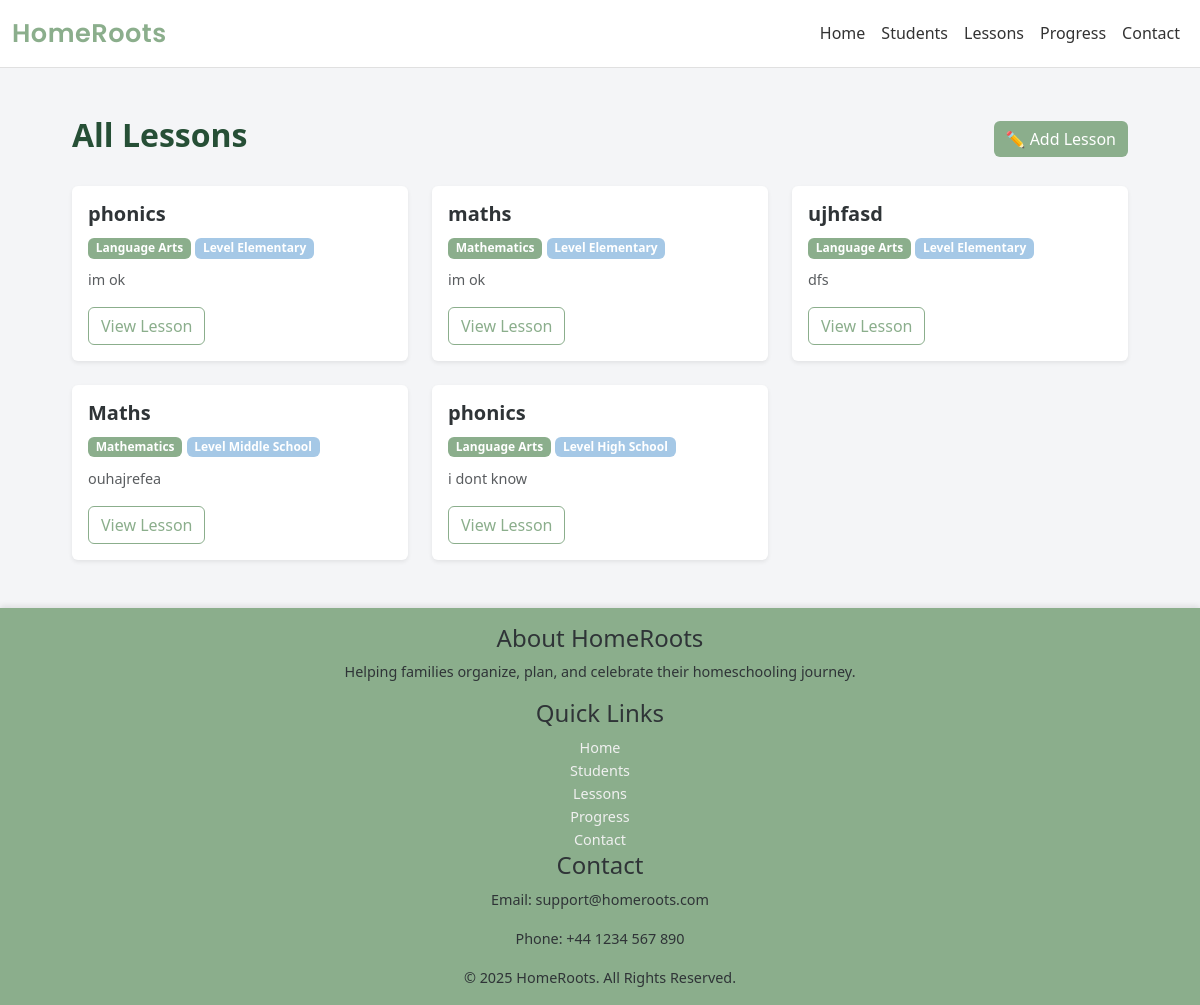
The page /lessons/list/ on the database its author committed.
### core/models.py (models this page shows, shortened)
class Lesson(models.Model):
    SUBJECT_CHOICES = [
        ('lang', 'Language Arts'),
        ('math', 'Mathematics'),
        ('sci', 'Science'),
        ('ss', 'Social Studies'),
        ('art', 'Arts & Creative'),
        ('pe', 'Physical Education'),
        ('other', 'Other'),
    ]
    LEVEL_CHOICES = [
        ('elem', 'Elementary'),
        ('middle', 'Middle School'),
        ('high', 'High School'),
        ('all', 'All Ages'),
    ]
    title = models.CharField(max_length=150)
    subject = models.CharField(max_length=10, choices=SUBJECT_CHOICES)
    level = models.CharField(max_length=10, choices=LEVEL_CHOICES)
    description = models.TextField()
    objectives = models.TextField(help_text="Learning objectives for this lesson")
    materials = models.TextField(blank=True, help_text="Materials and resources needed")
    duration_minutes = models.IntegerField(default=60)
    lesson_date = models.DateField(null=True, blank=True)
    created_at = models.DateTimeField(default=timezone.now)
    updated_at = models.DateTimeField(auto_now=True)
    class Meta:
        ordering = ['-lesson_date', '-created_at']

### core/views.py (the view)
# urls.py: path('lessons/list/', views.LessonListView.as_view(), name='lessons'),
class LessonListView(ListView):
    model = Lesson
    template_name = 'core/lessons/list.html'
    context_object_name = 'lessons'
    paginate_by = 10

### core/templates/core/lessons/list.html (shortened to what this page needs)
{% extends "core/base.html" %}
{% block content %}
<div class="container py-5">
  <div class="d-flex justify-content-between align-items-center mb-4">
    <h2 class="fw-bold" style="color: #264f36;">All Lessons</h2>
    <a href="{% url 'core:lesson_add' %}" class="btn btn-success" style="background-color: var(--primary); border: none;">
      ✏️ Add Lesson
    </a>
  </div>
  <div class="row g-4">
    {% for lesson in lessons %}
    <div class="col-md-6 col-lg-4">
      <div class="card shadow-sm border-0 h-100">
        <div class="card-body">
          <h5 class="fw-bold" style="color: var(--text-dark);">{{ lesson.title }}</h5>
          <div class="mb-2">
            <span class="badge" style="background-color: var(--primary);">
              {{ lesson.get_subject_display }}
            </span>
            <span class="badge" style="background-color: var(--accent);">
              Level {{ lesson.get_level_display }}
            </span>
          </div>
          <p class="text-muted" style="font-size: 0.9rem;">
            {{ lesson.description|slice:":120" }}{% if lesson.description|length > 120 %}...{% endif %}
          </p>
          <a href="{% url 'core:lesson_detail' lesson.id %}"
             class="btn btn-outline-success"
             style="color: var(--primary); border-color: var(--primary);">
            View Lesson
          </a>
        </div>
      </div>
    </div>
    {% empty %}
      <p class="text-center text-muted mt-4">No lessons created yet.</p>
    {% endfor %}
  </div>
</div>
{% endblock %}

### core/static/core/css/style.css (style rules this page uses)
:root { --primary: #8BAE8C; --secondary: #EAD8C0; --accent: #A5C8E6; --neutral: #F4F5F7; --text-dark: #2F3437; --text-light: #5B5F62; }
body, html { background-color: transparent; background: none; }
* { margin: 0; padding: 0; box-sizing: border-box; font-family: 'Segoe UI', Tahoma, Geneva, Verdana, sans-serif; color: var(--text-dark); }
body { font-family: 'Playfair Display', serif !important; font-size: 16px; background-color: var(--neutral); color: var(--text-dark); line-height: 1.6; }
.container { width: 90%; max-width: 1200px; margin: 0 auto; }

### rows shown on the page
Lesson: title "phonics", subject "Language Arts", level "Elementary", description "im ok"
Lesson: title "maths", subject "Mathematics", level "Elementary", description "im ok"
Lesson: title "ujhfasd", subject "Language Arts", level "Elementary", description "dfs"
Lesson: title "Maths", subject "Mathematics", level "Middle School", description "ouhajrefea"
Lesson: title "phonics", subject "Language Arts", level "High School", description "i dont know"
